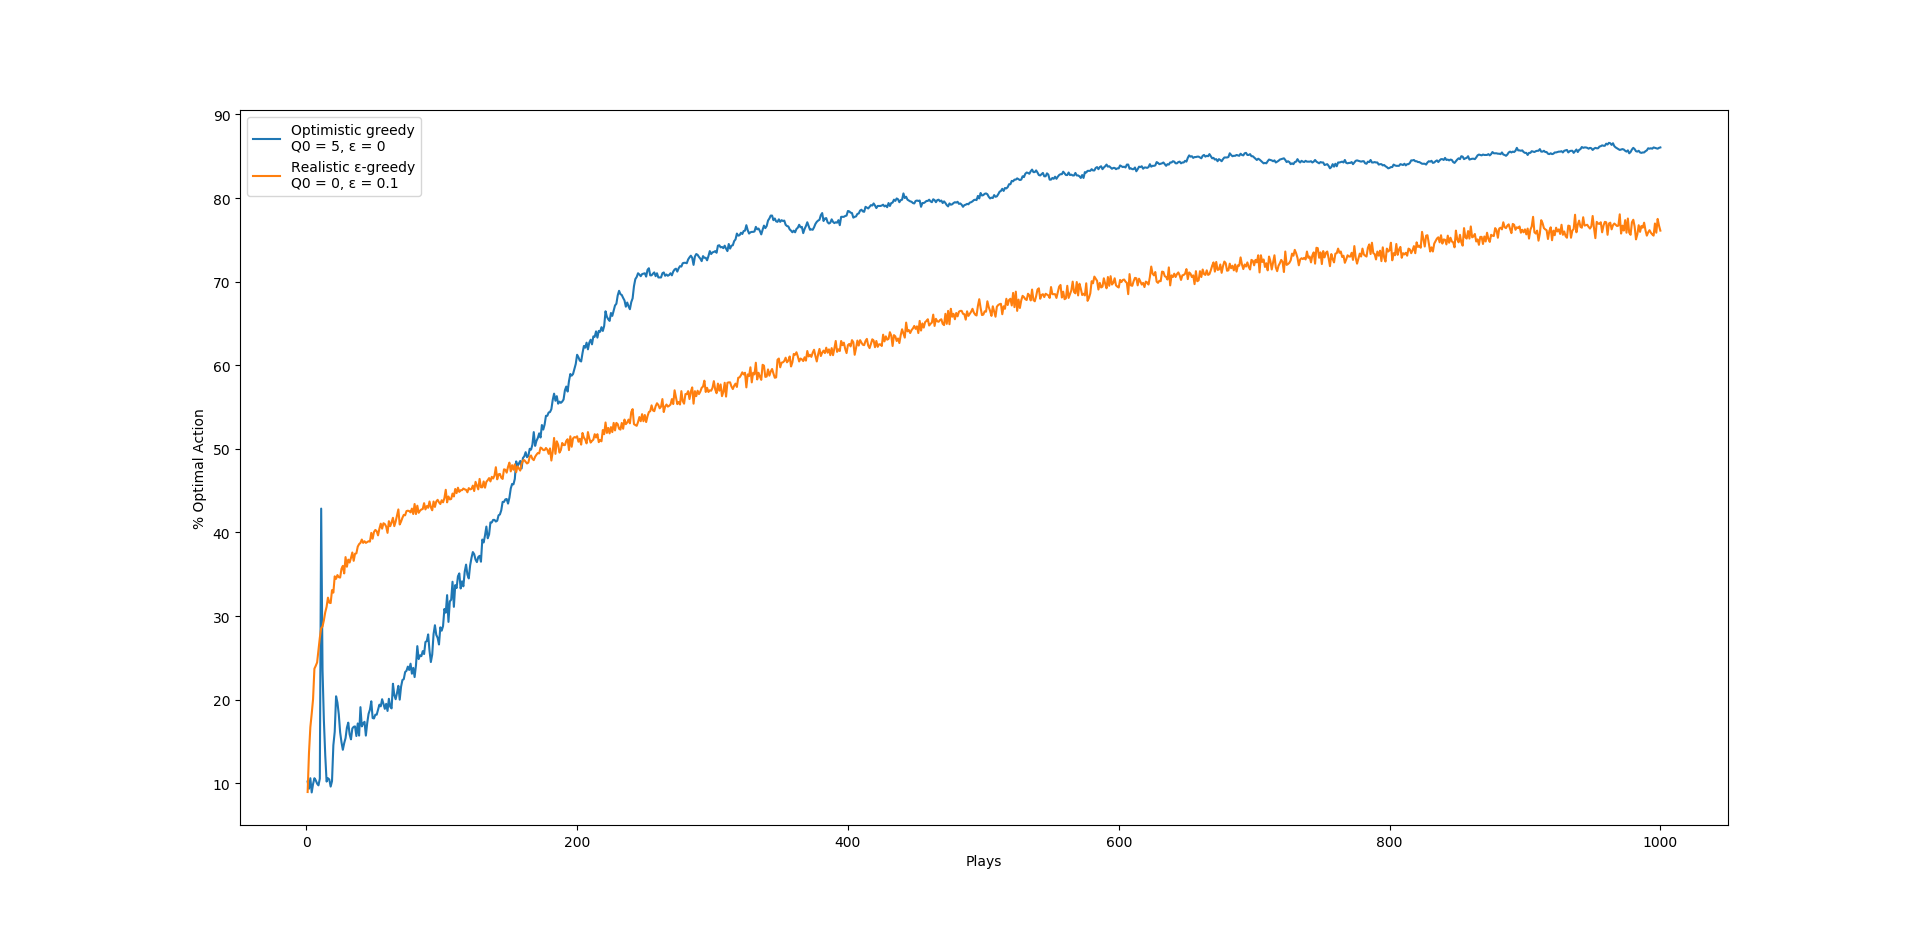

Reproduce this figure in Python.
import numpy as np
import matplotlib.pyplot as plt


def main():
    np.random.seed(0)
    n = 10
    plays_num = 1000
    tasks_num = 2000
    eps = [0, 0.1]
    q0 = [5, 0]
    alpha = 0.1
    labels = ['Optimistic greedy\nQ0 = 5, ε = 0',
              'Realistic ε-greedy\nQ0 = 0, ε = 0.1']
    
    plays = range(1, plays_num + 1)

    for i in range(len(eps)):
        optimals = plays_num*[0]
        for j in range(tasks_num):
            q_star = np.random.normal(size=n)
            a_optimal = np.argmax(q_star)
            q = n*[q0[i]]
            for p in range(plays_num):
                if np.random.uniform() < eps[i]:
                    a = np.random.randint(0, n)
                else:
                    a = np.argmax(q)
                r = np.random.normal(q_star[a], 1)
                q[a] += alpha*(r - q[a])
                if a == a_optimal:
                    optimals[p] += 1
        optimals = [100*x/tasks_num for x in optimals]
        plt.plot(plays, optimals, label=labels[i])

    plt.xlabel('Plays')
    plt.ylabel('% Optimal Action')
    plt.legend()
    plt.show()


if __name__ == '__main__':
    main()
